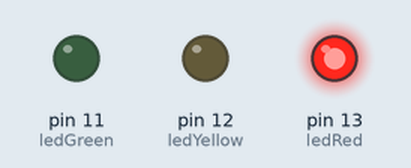
The sketch below on a simulated Arduino Uno, built with avr-gcc and run on an emulated ATmega328P. On the bench: output pins drawn as LEDs (lit = HIGH).

Above: at 1.5 s.
At 3.2 s:
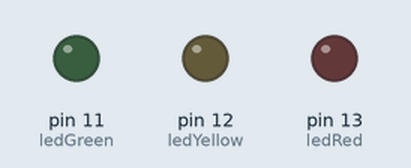
At 4.0 s:
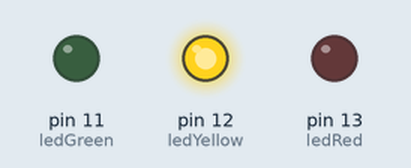
At 6.5 s:
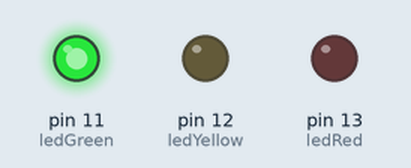
Timing chart, 0 to 11.1 s (numbered marks = the images above):
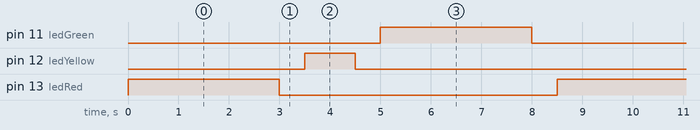

The sketch:

code.ino
```cpp
// Day 1 - Traffic Signal - Arduino UNO
int ledRed = 13;
int ledYellow = 12;
int ledGreen = 11;

void setup() {
  pinMode(ledRed, OUTPUT);
  pinMode(ledYellow, OUTPUT);
  pinMode(ledGreen, OUTPUT);
}

void loop() {
  // RED ON for 3 sec
  digitalWrite(ledRed, HIGH);
  delay(3000);
  digitalWrite(ledRed, LOW);
  delay(500);

  // YELLOW ON for 1 sec
  digitalWrite(ledYellow, HIGH);
  delay(1000);
  digitalWrite(ledYellow, LOW);
  delay(500);

  // GREEN ON for 3 sec
  digitalWrite(ledGreen, HIGH);
  delay(3000);
  digitalWrite(ledGreen, LOW);
  delay(500);
}
```

Measured:
- by itself, pin 11 (ledGreen), pin 13 (ledRed): alternates HIGH for 3.0 s and LOW for 5.5 s
- by itself, pin 12 (ledYellow): alternates HIGH for 1.0 s and LOW for 7.5 s
- by itself, everything shown: repeats every 8.5 s, in 6 steps
